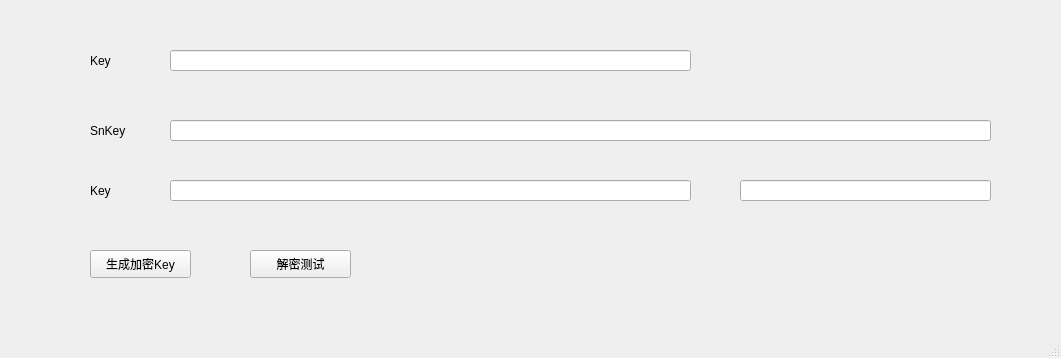
<?xml version="1.0" encoding="UTF-8"?>
<ui version="4.0">
 <class>Setup</class>
 <widget class="QMainWindow" name="Setup">
  <property name="geometry">
   <rect>
    <x>0</x>
    <y>0</y>
    <width>1061</width>
    <height>358</height>
   </rect>
  </property>
  <property name="windowTitle">
   <string>KeySn</string>
  </property>
  <widget class="QWidget" name="centralwidget">
   <widget class="QLineEdit" name="lineEdit_1">
    <property name="geometry">
     <rect>
      <x>170</x>
      <y>50</y>
      <width>521</width>
      <height>21</height>
     </rect>
    </property>
   </widget>
   <widget class="QLabel" name="label">
    <property name="geometry">
     <rect>
      <x>90</x>
      <y>50</y>
      <width>61</width>
      <height>21</height>
     </rect>
    </property>
    <property name="text">
     <string>Key</string>
    </property>
   </widget>
   <widget class="QLineEdit" name="lineEdit_2">
    <property name="geometry">
     <rect>
      <x>170</x>
      <y>120</y>
      <width>821</width>
      <height>21</height>
     </rect>
    </property>
   </widget>
   <widget class="QLabel" name="label_2">
    <property name="geometry">
     <rect>
      <x>90</x>
      <y>120</y>
      <width>61</width>
      <height>21</height>
     </rect>
    </property>
    <property name="text">
     <string>SnKey</string>
    </property>
   </widget>
   <widget class="QPushButton" name="button">
    <property name="geometry">
     <rect>
      <x>90</x>
      <y>250</y>
      <width>101</width>
      <height>28</height>
     </rect>
    </property>
    <property name="text">
     <string>生成加密Key</string>
    </property>
   </widget>
   <widget class="QLineEdit" name="lineEdit_3">
    <property name="geometry">
     <rect>
      <x>170</x>
      <y>180</y>
      <width>521</width>
      <height>21</height>
     </rect>
    </property>
   </widget>
   <widget class="QLabel" name="label_3">
    <property name="geometry">
     <rect>
      <x>90</x>
      <y>180</y>
      <width>61</width>
      <height>21</height>
     </rect>
    </property>
    <property name="text">
     <string>Key</string>
    </property>
   </widget>
   <widget class="QLineEdit" name="lineEdit_4">
    <property name="geometry">
     <rect>
      <x>740</x>
      <y>180</y>
      <width>251</width>
      <height>21</height>
     </rect>
    </property>
   </widget>
   <widget class="QPushButton" name="button_2">
    <property name="geometry">
     <rect>
      <x>250</x>
      <y>250</y>
      <width>101</width>
      <height>28</height>
     </rect>
    </property>
    <property name="text">
     <string>解密测试</string>
    </property>
   </widget>
  </widget>
  <widget class="QMenuBar" name="menubar">
   <property name="geometry">
    <rect>
     <x>0</x>
     <y>0</y>
     <width>1061</width>
     <height>23</height>
    </rect>
   </property>
  </widget>
  <widget class="QStatusBar" name="statusbar"/>
 </widget>
 <resources/>
 <connections/>
</ui>
